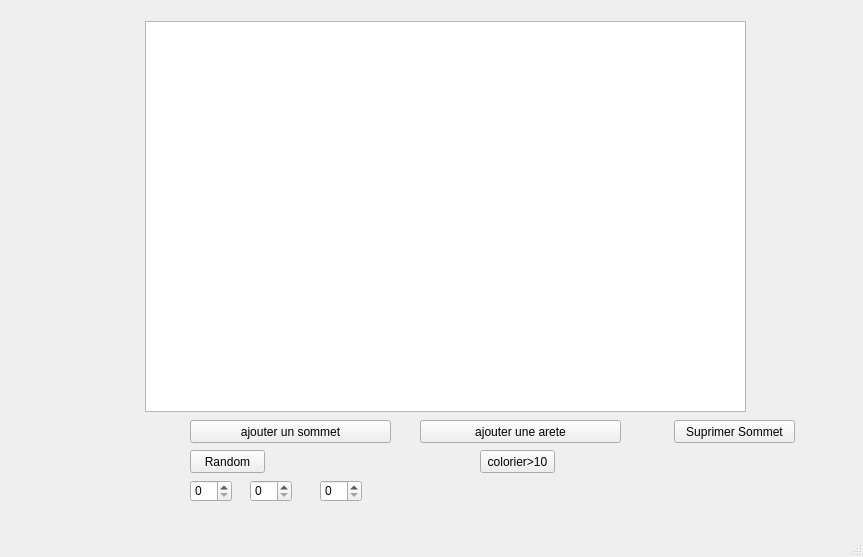
<?xml version="1.0" encoding="UTF-8"?>
<ui version="4.0">
 <class>MainWindow</class>
 <widget class="QMainWindow" name="MainWindow">
  <property name="geometry">
   <rect>
    <x>0</x>
    <y>0</y>
    <width>863</width>
    <height>557</height>
   </rect>
  </property>
  <property name="windowTitle">
   <string>MainWindow</string>
  </property>
  <widget class="QWidget" name="centralwidget">
   <widget class="QGraphicsView" name="graphicsView">
    <property name="geometry">
     <rect>
      <x>145</x>
      <y>21</y>
      <width>601</width>
      <height>391</height>
     </rect>
    </property>
   </widget>
   <widget class="QPushButton" name="pushButton">
    <property name="geometry">
     <rect>
      <x>190</x>
      <y>420</y>
      <width>201</width>
      <height>23</height>
     </rect>
    </property>
    <property name="text">
     <string>ajouter un sommet</string>
    </property>
   </widget>
   <widget class="QPushButton" name="pushButton_2">
    <property name="geometry">
     <rect>
      <x>420</x>
      <y>420</y>
      <width>201</width>
      <height>23</height>
     </rect>
    </property>
    <property name="text">
     <string>ajouter une arete</string>
    </property>
   </widget>
   <widget class="QPushButton" name="pushButton_3">
    <property name="geometry">
     <rect>
      <x>190</x>
      <y>450</y>
      <width>75</width>
      <height>23</height>
     </rect>
    </property>
    <property name="text">
     <string>Random</string>
    </property>
   </widget>
   <widget class="QPushButton" name="pushButton_4">
    <property name="geometry">
     <rect>
      <x>480</x>
      <y>450</y>
      <width>75</width>
      <height>23</height>
     </rect>
    </property>
    <property name="text">
     <string>colorier&gt;10</string>
    </property>
   </widget>
   <widget class="QSpinBox" name="spinBox">
    <property name="geometry">
     <rect>
      <x>190</x>
      <y>480</y>
      <width>42</width>
      <height>22</height>
     </rect>
    </property>
   </widget>
   <widget class="QSpinBox" name="spinBox_2">
    <property name="geometry">
     <rect>
      <x>250</x>
      <y>480</y>
      <width>42</width>
      <height>22</height>
     </rect>
    </property>
   </widget>
   <widget class="QSpinBox" name="spinBox_3">
    <property name="geometry">
     <rect>
      <x>320</x>
      <y>480</y>
      <width>42</width>
      <height>22</height>
     </rect>
    </property>
   </widget>
   <widget class="QPushButton" name="pushButton_5">
    <property name="geometry">
     <rect>
      <x>674</x>
      <y>420</y>
      <width>121</width>
      <height>23</height>
     </rect>
    </property>
    <property name="text">
     <string>Suprimer Sommet</string>
    </property>
   </widget>
  </widget>
  <widget class="QMenuBar" name="menubar">
   <property name="geometry">
    <rect>
     <x>0</x>
     <y>0</y>
     <width>863</width>
     <height>21</height>
    </rect>
   </property>
  </widget>
  <widget class="QStatusBar" name="statusbar"/>
 </widget>
 <resources/>
 <connections/>
</ui>
